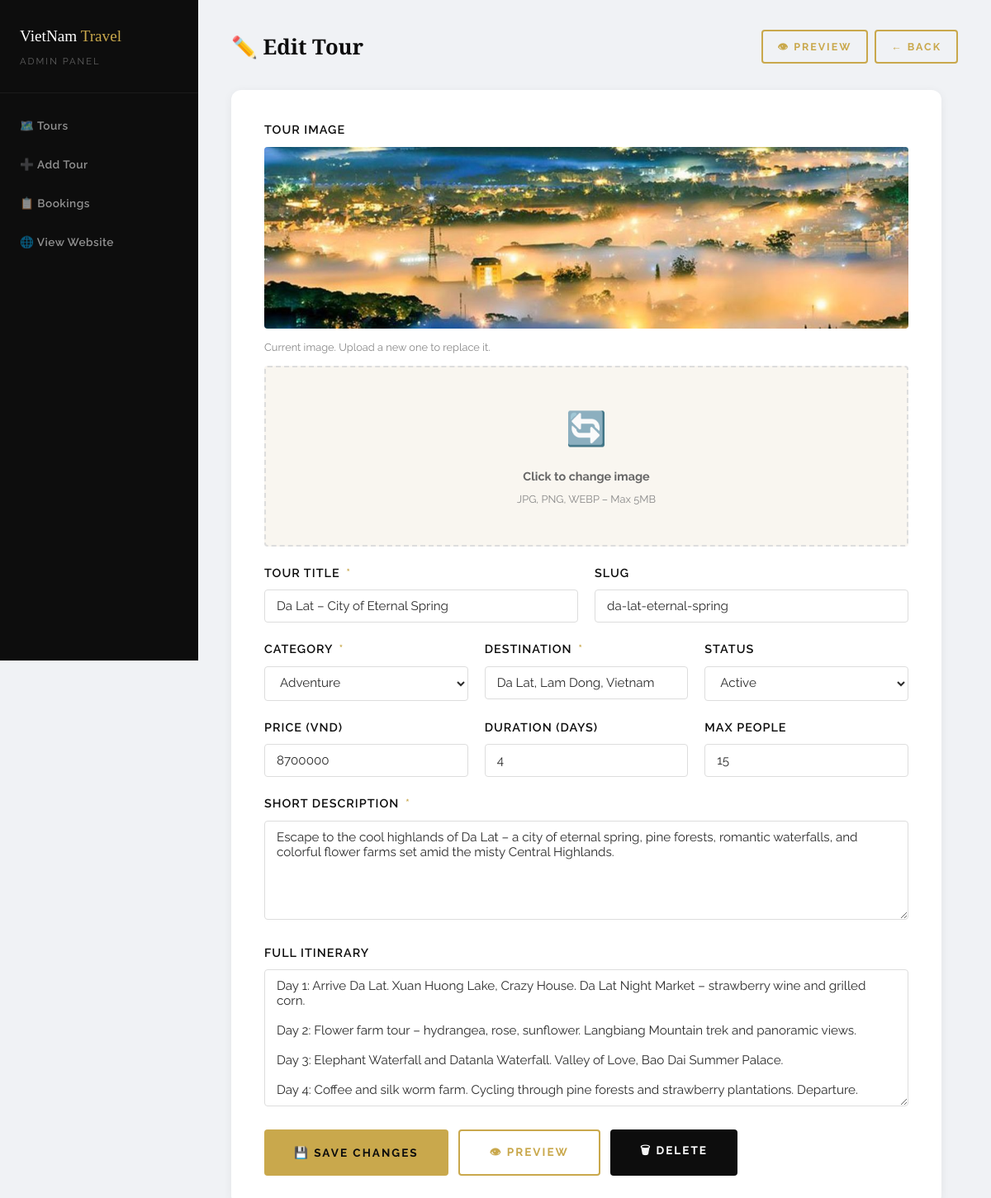
The page /admin-tours.php?action=edit&id=9 on the database its author committed.
### tables this page shows
CREATE TABLE IF NOT EXISTS tours (
    id           INT AUTO_INCREMENT PRIMARY KEY,
    title        VARCHAR(255) NOT NULL,
    slug         VARCHAR(255) NOT NULL UNIQUE,
    description  TEXT NOT NULL,
    content      TEXT,
    price        BIGINT NOT NULL DEFAULT 0,
    duration     INT NOT NULL DEFAULT 1,
    max_people   INT NOT NULL DEFAULT 10,
    destination  VARCHAR(255) NOT NULL,
    category_id  INT NOT NULL,
    image_url    VARCHAR(255),
    status       ENUM('active','inactive') DEFAULT 'active',
    views        INT DEFAULT 0,
    created_at   TIMESTAMP DEFAULT CURRENT_TIMESTAMP,
    updated_at   TIMESTAMP DEFAULT CURRENT_TIMESTAMP ON UPDATE CURRENT_TIMESTAMP,
    FOREIGN KEY (category_id) REFERENCES categories(id) ON DELETE CASCADE
);

CREATE TABLE IF NOT EXISTS categories (
    id          INT AUTO_INCREMENT PRIMARY KEY,
    name        VARCHAR(100) NOT NULL UNIQUE,
    slug        VARCHAR(100) NOT NULL UNIQUE,
    description TEXT,
    icon        VARCHAR(10) DEFAULT '✈️',
    created_at  TIMESTAMP DEFAULT CURRENT_TIMESTAMP
);

### admin-tours.php (the view, shortened to what this page needs)
<?php
include 'includes/db-connect.php';
$action  = isset($_GET['action']) ? trim($_GET['action']) : 'list';
$tour_id = isset($_GET['id'])     ? (int)$_GET['id']      : 0;
$edit_tour = null;
if ($action === 'edit' && $tour_id > 0) {
    $r = mysqli_query($conn, "SELECT * FROM tours WHERE id = $tour_id");
    $edit_tour = mysqli_fetch_assoc($r);
}
$categories   = mysqli_query($conn, "SELECT * FROM categories ORDER BY name");
?>
<!DOCTYPE html>
<html lang="en">
<head>
    <link rel="stylesheet" href="css/style.css">
</head>
<body>
    <div class="admin-layout">
        <aside class="admin-sidebar">
            <div class="admin-logo-wrap">
                <a href="index.php">VietNam <span>Travel</span></a>
                <small>Admin Panel</small>
            </div>
            <nav class="admin-nav">
                <a href="admin-tours.php" class="<?php echo $action === 'list'    ? 'active' : ''; ?>">🗺️ Tours</a>
                <a href="admin-tours.php?action=add" class="<?php echo $action === 'add'     ? 'active' : ''; ?>">➕ Add Tour</a>
                <a href="admin-tours.php?action=bookings" class="<?php echo $action === 'bookings' ? 'active' : ''; ?>">📋 Bookings</a>
                <a href="index.php">🌐 View Website</a>
            </nav>
        </aside>
        <main class="admin-main">
            <?php
            if ($action === 'bookings'):
                $b_result = mysqli_query($conn, "SELECT b.*, t.title as tour_title FROM bookings b JOIN tours t ON b.tour_id=t.id ORDER BY b.created_at DESC");
            ?>
                <div class="admin-topbar">
                    <h1>📋 All Bookings</h1>
                    <a href="admin-tours.php" class="btn btn-outline btn-sm">← Back</a>
                </div>
                <div class="admin-card">
                    <table>
                        <thead>
                            <tr>
                                <th>#</th>
                                <th>Tour</th>
                                <th>Guest</th>
                                <th>Email</th>
                                <th>Travel Date</th>
                                <th>People</th>
                                <th>Total</th>
                                <th>Status</th>
                                <th>Booked On</th>
                            </tr>
                        </thead>
                        <tbody>
                            <?php while ($b = mysqli_fetch_assoc($b_result)): ?>
                                <tr>
                                    <td><?php echo str_pad($b['id'], 4, '0', STR_PAD_LEFT); ?></td>
                                    <td><?php echo htmlspecialchars($b['tour_title']); ?></td>
                                    <td><strong><?php echo htmlspecialchars($b['full_name']); ?></strong></td>
                                    <td><?php echo htmlspecialchars($b['email']); ?></td>
                                    <td><?php echo date('M j, Y', strtotime($b['travel_date'])); ?></td>
                                    <td><?php echo $b['num_people']; ?></td>
                                    <td><strong><?php echo number_format($b['total_price'], 0, ',', '.'); ?> ₫</strong></td>
                                    <td><span class="status-badge status-<?php echo $b['status']; ?>"><?php echo ucfirst($b['status']); ?></span></td>
                                    <td><?php echo date('M j, Y', strtotime($b['created_at'])); ?></td>
                                </tr>
                            <?php endwhile; ?>
                        </tbody>
                    </table>
                </div>
            <?php
            elseif ($action === 'edit' && $edit_tour):
            ?>
                <div class="admin-topbar">
                    <h1>✏️ Edit Tour</h1>
                    <div style="display:flex;gap:8px;">
                        <a href="tour-detail.php?id=<?php echo $tour_id; ?>" class="btn btn-outline btn-sm" target="_blank">👁 Preview</a>
                        <a href="admin-tours.php" class="btn btn-outline btn-sm">← Back</a>
                    </div>
                </div>
                <div class="admin-form-card">
                    <form method="POST" action="admin-tours.php?action=edit&id=<?php echo $tour_id; ?>" enctype="multipart/form-data">
                        <div class="form-group">
                            <label>Tour Image</label>
                            <?php if (!empty($edit_tour['image_url'])): ?>
                                <img src="<?php echo htmlspecialchars($edit_tour['image_url']); ?>" alt="Current" class="current-img">
                                <p class="form-hint" style="margin-bottom:12px;">Current image. Upload a new one to replace it.</p>
                            <?php endif; ?>
                            <div class="img-upload-zone" id="uploadZone">
                                <div class="upload-placeholder" id="uploadPlaceholder">
                                    <span class="icon">🔄</span>
                                    <p><strong>Click to change image</strong></p>
                                    <p style="font-size:0.8rem;color:var(--gray);">JPG, PNG, WEBP – Max 5MB</p>
                                </div>
                            </div>
                        </div>
                        <div class="form-grid-2">
                            <div class="form-group">
                                <label>Tour Title <span class="req">*</span></label>
                                <input type="text" name="title" class="form-control" required value="<?php echo htmlspecialchars($edit_tour['title']); ?>">
                            </div>
                            <div class="form-group">
                                <label>Slug</label>
                                <input type="text" name="slug" class="form-control" value="<?php echo htmlspecialchars($edit_tour['slug']); ?>">
                            </div>
                        </div>
                        <div class="form-grid-3">
                            <div class="form-group">
                                <label>Category <span class="req">*</span></label>
                                <select name="category_id" class="form-control" required>
                                    <?php mysqli_data_seek($categories, 0);
                                    while ($cat = mysqli_fetch_assoc($categories)): ?>
                                        <option value="<?php echo $cat['id']; ?>" <?php echo $cat['id'] == $edit_tour['category_id'] ? 'selected' : ''; ?>><?php echo htmlspecialchars($cat['name']); ?></option>
                                    <?php endwhile; ?>
                                </select>
                            </div>
                            <div class="form-group">
                                <label>Destination <span class="req">*</span></label>
                                <input type="text" name="destination" class="form-control" required value="<?php echo htmlspecialchars($edit_tour['destination']); ?>">
                            </div>
                            <div class="form-group">
                                <label>Status</label>
                                <select name="status" class="form-control">
                                    <option value="active" <?php echo $edit_tour['status'] === 'active'  ? 'selected' : ''; ?>>Active</option>
                                </select>
                            </div>
                        </div>
                        <div class="form-grid-3">
                            <div class="form-group">
                                <label>Price (VND)</label>
                                <input type="number" name="price" class="form-control" value="<?php echo $edit_tour['price']; ?>">
                            </div>
                            <div class="form-group">
                                <label>Duration (Days)</label>
                                <input type="number" name="duration" class="form-control" value="<?php echo $edit_tour['duration']; ?>">
                            </div>
                            <div class="form-group">
                                <label>Max People</label>
                                <input type="number" name="max_people" class="form-control" value="<?php echo $edit_tour['max_people']; ?>">
                            </div>
                        </div>
                        <div class="form-group">
                            <label>Short Description <span class="req">*</span></label>
                            <textarea name="description" class="form-control" rows="3" required><?php echo htmlspecialchars($edit_tour['description']); ?></textarea>
                        </div>
                        <div class="form-group">
                            <label>Full Itinerary</label>
                            <textarea name="content" class="form-control" rows="8"><?php echo htmlspecialchars($edit_tour['content']); ?></textarea>
                        </div>
                        <div style="display:flex;gap:12px;flex-wrap:wrap;">
                            <button type="submit" class="btn btn-gold">💾 Save Changes</button>
                            <a href="tour-detail.php?id=<?php echo $tour_id; ?>" class="btn btn-outline" target="_blank">👁 Preview</a>
                            <a href="admin-tours.php?action=delete&id=<?php echo $tour_id; ?>" class="btn btn-dark"
                                onclick="return confirm('Delete this tour? This action cannot be undone.');">🗑 Delete</a>
                        </div>
                    </form>
                </div>
            <?php
            endif; ?>
        </main>
    </div>
</body>
</html>

### css/style.css (style rules this page uses)
:root { --gold: #C9A84C; --gold-light: #E8C87A; --gold-dark: #A0832D; --dark: #0D0D0D; --dark-2: #1A1A1A; --dark-3: #252525; --dark-4: #333333; --light: #F9F6F0; --light-2: #EDE8DF; --white: #FFFFFF; --gray: #888888; --gray-light: #CCCCCC; --text: #2C2C2C; --text-light: #666666; --success: #2ECC71; --error: #E74C3C; --shadow: 0 8px 32px rgba(0,0,0,0.12); --shadow-gold: 0 4px 20px rgba(201,168,76,0.25); --radius: 4px; --radius-lg: 12px; --transition: all 0.3s ease; --font-display: 'Playfair Display', serif; --font-body: 'Raleway', sans-serif; }
*, *::before, *::after { margin: 0; padding: 0; box-sizing: border-box; }
html { scroll-behavior: smooth; }
body { font-family: var(--font-body); background-color: var(--light); color: var(--text); line-height: 1.7; font-size: 16px; }
img { max-width: 100%; display: block; }
a { color: var(--gold); text-decoration: none; transition: var(--transition); }
h1, h2, h3, h4 { font-family: var(--font-display); color: var(--dark); line-height: 1.25; }
h1 { font-size: clamp(2rem, 5vw, 3.5rem); }
p { margin-bottom: 1em; color: var(--text-light); }
.btn { display: inline-block; padding: 14px 36px; font-family: var(--font-body); font-size: 0.85rem; font-weight: 700; letter-spacing: 2px; text-transform: uppercase; border: none; border-radius: var(--radius); cursor: pointer; transition: var(--transition); text-align: center; }
.btn-gold { background: var(--gold); color: var(--dark); }
.btn-outline { background: transparent; color: var(--gold); border: 2px solid var(--gold); }
.btn-dark { background: var(--dark); color: var(--white); }
.btn-sm { padding: 8px 18px; font-size: 0.78rem; }
.form-group { margin-bottom: 24px; }
.form-group label { display: block; font-size: 0.82rem; font-weight: 700; letter-spacing: 1px; text-transform: uppercase; color: var(--text); margin-bottom: 8px; }
.form-group label .req { color: var(--gold); margin-left: 3px; }
.form-control { width: 100%; padding: 14px 18px; border: 1px solid var(--light-2); border-radius: var(--radius); font-family: var(--font-body); font-size: 0.95rem; color: var(--text); background: var(--white); transition: var(--transition); outline: none; }
.form-control::placeholder { color: var(--gray-light); }
textarea.form-control { resize: vertical; min-height: 120px; }
select.form-control { cursor: pointer; }
.form-hint { font-size: 0.8rem; color: var(--gray); margin-top: 6px; }

### rows shown on the page
tours: image_url (picture), title "Da Lat – City of Eternal Spring", slug "da-lat-eternal-spring", category_id "Adventure", destination "Da Lat, Lam Dong, Vietnam", status "Active", price "8700000", duration "4", max_people "15", description "Escape to the cool highlands of Da Lat – a city of eternal spring, pine forests, romantic waterfalls, and colorful flower farms set amid the misty Central Highlands.", content "Day 1: Arrive Da Lat. Xuan Huong Lake, Crazy House. Da Lat Night Market – strawberry wine and grilled corn. Day 2: Flower farm tour – hydrangea, rose, sunflower. Langbiang Mountain trek and panoramic views. Day 3: Elephant Waterfall and Datanla Waterfall. Valley of Love, Bao Dai Summer Palace. Day 4: Coffee and silk worm farm. Cycling through pine forests and strawberry plantations. Departure."
